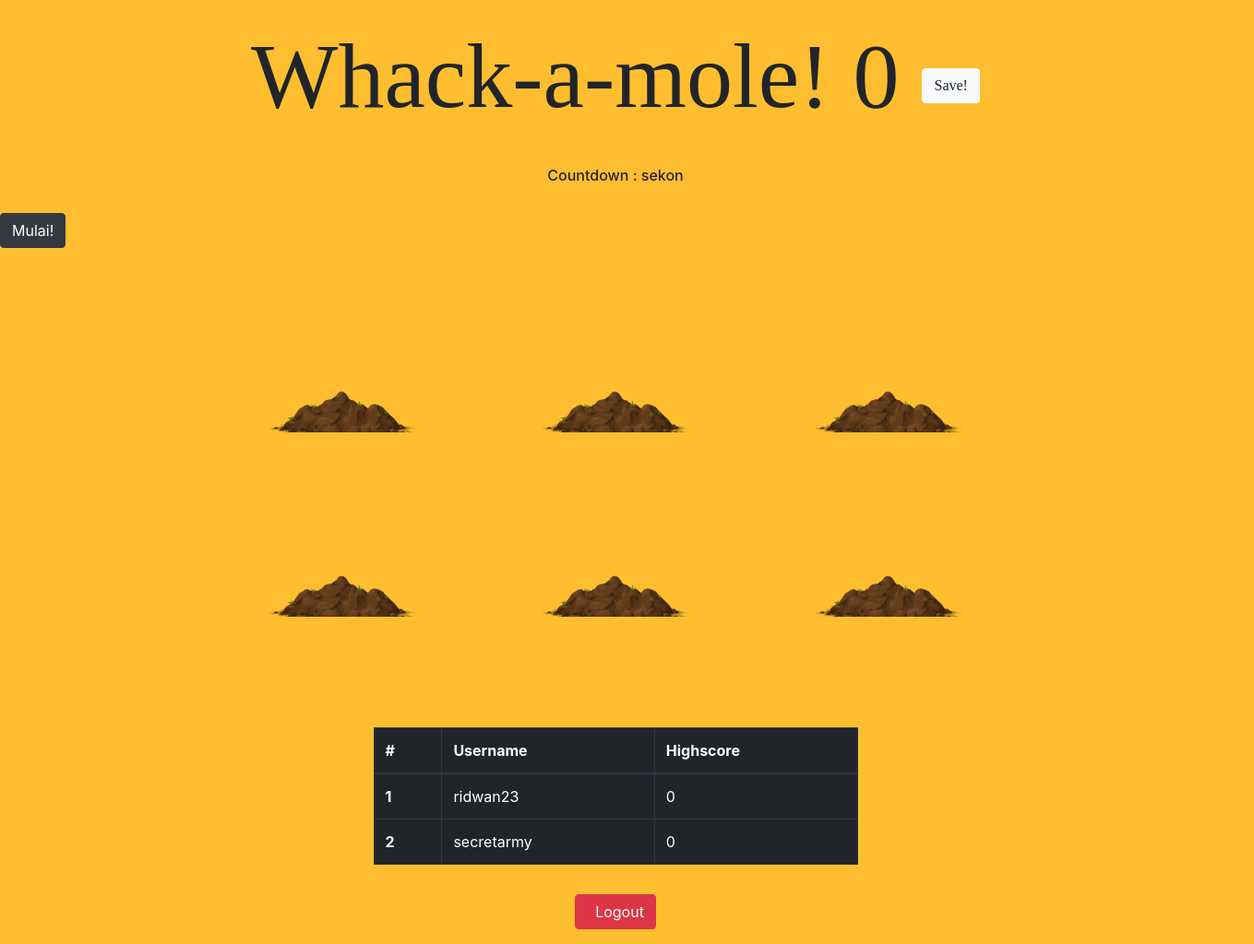
/index.php/dashboard, run on an earlier commit of the app's database.
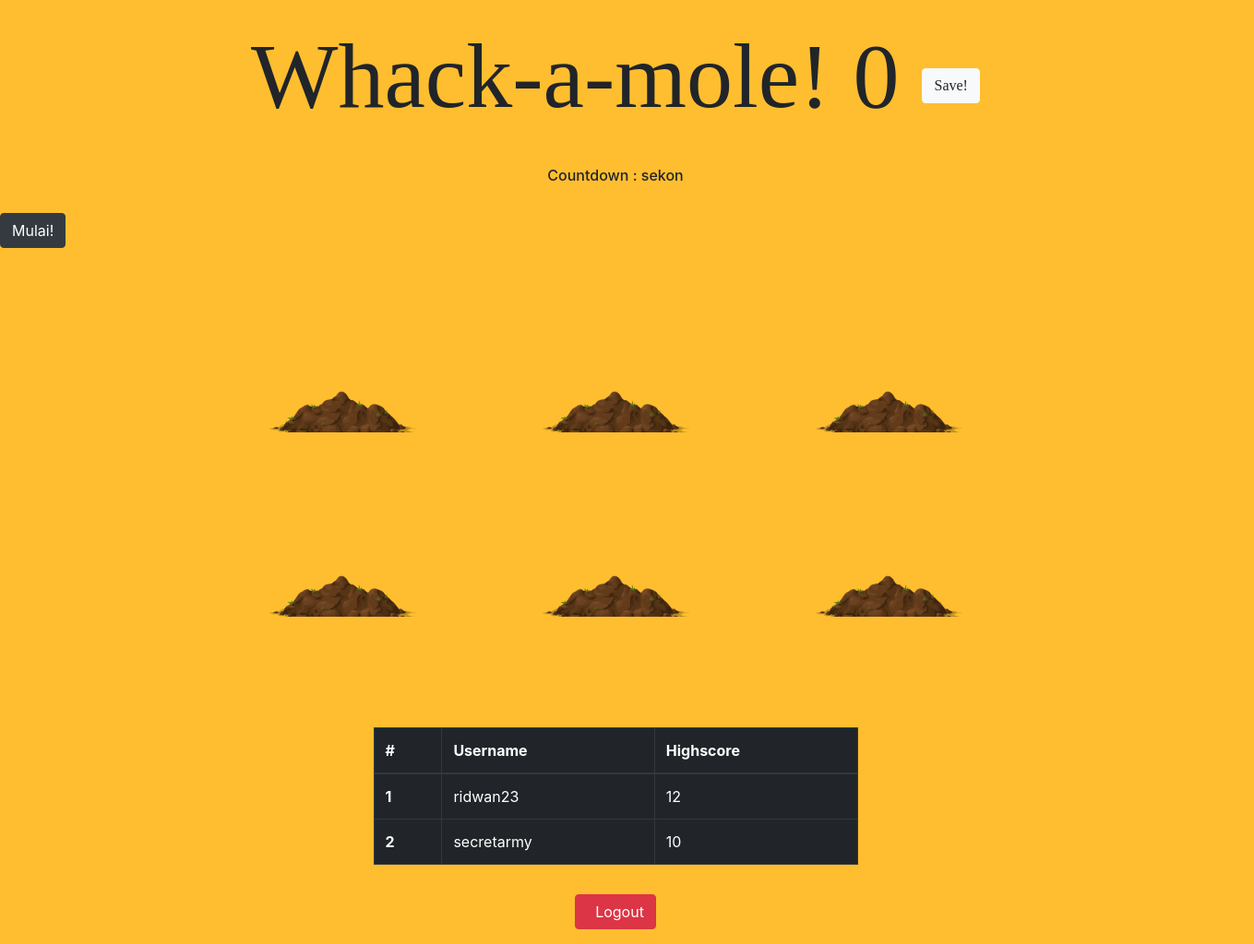
And on a later commit of the database.
### tables this page shows
CREATE TABLE `tb_user` (
  `id` int(11) NOT NULL,
  `username` varchar(128) NOT NULL,
  `password` varchar(256) NOT NULL,
  `highscore` int(11) NOT NULL
);

### application/controllers/Dashboard.php (called while the page is built, shortened)
<?php
class Dashboard extends CI_Controller
{
    public function __construct()
    {
        $this->load->library('form_validation');
        $this->load->model('dashboard_model');
    }
    public function index()
    {
        $data['user'] = $this->db->get_where('tb_user', ['username' => $this->session->userdata('username')])->row_array();
        $data['highscore'] = $this->dashboard_model->getNilaiDesc();
        $this->load->view('dashboard/index', $data);
    }
}

### index.php (called while the page is built, shortened)
<?php
require_once BASEPATH.'core/CodeIgniter.php';

### application/models/dashboard_model.php (called while the page is built)
<?php
class Dashboard_model extends CI_Model
{
    public function getNilaiDesc()
    {
        $this->db->order_by('highscore', 'DESC');
        $query = $this->db->get('tb_user');
        return $query->result_array();
    }
}

### application/views/dashboard/index.php (the view, shortened to what this page needs)
<!DOCTYPE html>
<html lang="en">
<head>
    <link rel="stylesheet" href="<?php echo base_url(); ?>assets/css/style.css">
    <link rel="stylesheet" href="<?php echo base_url(); ?>assets/css/bootstrap.min.css">
    <link rel="stylesheet" href="<?php echo base_url(); ?>assets/fonts/font-awesome-4.7.0/css/font-awesome.min.css">
</head>
<body class="body">
    <form action="<?= base_url('dashboard/highscore/') . $user['id']; ?>" class="mt-3" method="POST" enctype="multipart/form-data">
        <div class="form-group row">
            <label class="col-sm-12 col-form-label">
                <h1>Whack-a-mole! <span class="papan-skor" id="highscore" name="highscore"> 0 </span><button type="submit" class="btn btn-light">Save!</button></h1>
            </label>
        </div>
        <div class="form-group row" align="center">
            <label class="col-sm col-form-label">
                <h6>Countdown : <span id="timer"></span> sekon</h6>
            </label>
        </div>
    </form>
    <button type="submit" class="btn btn-dark" id="mulai" onclick="mulai()">Mulai!</button>
    <div class="" align="center">
        <div class="col-8">
            <div class="row">
                <div class="col-lg">
                    <div class="tanah">
                        <div class="tikus"></div>
                    </div>
                </div>
                <div class="col-lg">
                    <div class="tanah">
                        <div class="tikus"></div>
                    </div>
                </div>
                <div class="col-lg">
                    <div class="tanah">
                        <div class="tikus"></div>
                    </div>
                </div>
            </div>
            <div class="row">
                <div class="col-lg">
                    <div class="tanah">
                        <div class="tikus"></div>
                    </div>
                </div>
                <div class="col-lg">
                    <div class="tanah">
                        <div class="tikus"></div>
                    </div>
                </div>
                <div class="col-lg">
                    <div class="tanah">
                        <div class="tikus"></div>
                    </div>
                </div>
            </div>
        </div>
    </div>
    <br><br><br><br><br>
    <div class="container" align="center">
        <div class="col-6">
            <table class="table table-bordered table-dark">
                <thead>
                    <tr>
                        <th scope="col">#</th>
                        <th scope="col">Username</th>
                        <th scope="col">Highscore</th>
                    </tr>
                </thead>
                <tbody>
                    <?php $i = 1;
                    foreach ($highscore as $hs) : ?>
                        <tr>
                            <th scope="row"><?= $i; ?></th>
                            <td><?= $hs['username']; ?></td>
                            <td><?= $hs['highscore']; ?></td>
                        </tr>
                    <?php $i++;
                    endforeach; ?>
                </tbody>
            </table>
        </div>
        <a href="<?= base_url('auth/logout'); ?>" class="btn btn-danger mb-3 mt-3"><i class="fas fa-cloud-upload-alt">&nbsp&nbsp</i>Logout</a>
    </div>
</body>
</html>

### assets/css/style.css (style rules this page uses)
html { width: 1334px; }
.body { background-color: #ffbe2f !important; }
h1, h2 { text-align: center; font-family: 'DK Lemon Yellow Sun' !important; font-size: 100px !important; margin: 10px; }
button { display: block; margin: auto; }
.col-8 { cursor: url(../img/palu1.png), auto; }
.col-lg { align-content: center !important; margin: auto !important; }
.tanah { width: 200px; height: 200px; position: relative; overflow: hidden; float: center; }
.tanah::after { content: ''; display: block; width: 200px; height: 100px; background: url(../img/tanah.png) bottom center no-repeat; background-size: 80%; position: absolute; bottom: -25px; }
.tikus { width: 100%; height: 100%; background: url(../img/tikus.png) bottom center no-repeat; background-size: 60%; position: absolute; top: 100px; transition: top 0.3s; }

What changed in the data, as far as the page shows it:
changed tb_user "ridwan23": highscore "0" → "12"
changed tb_user "secretarmy": highscore "0" → "10"
